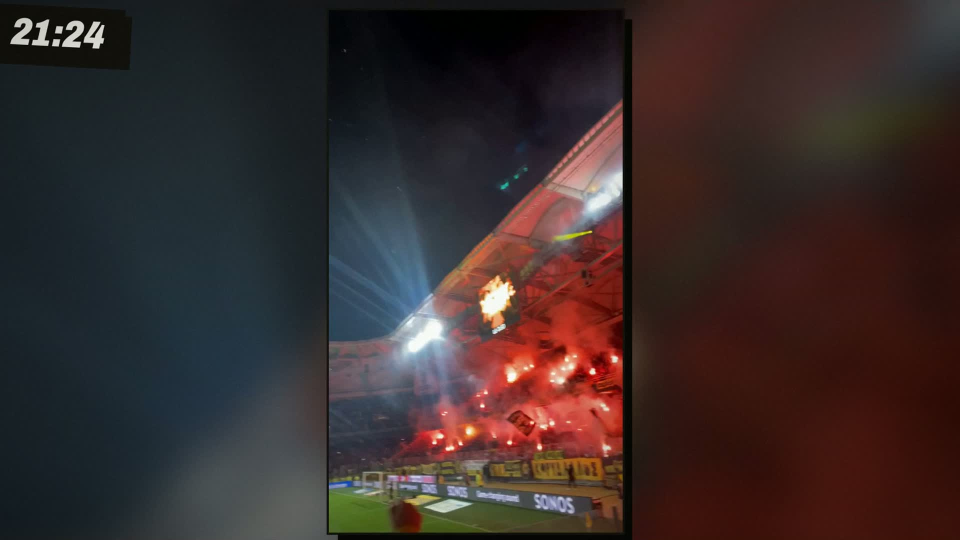
#> input picture 2023-04-26-aek-paok/film/work/thumb-src.jpg, 1920 x 1080 px (shown at 1/2 size)
$ python -i fx.py   (imports and definitions only)   (older library calls are emulated)
#> lines starting #> are read from the running program, lines starting #| are printed output that depends on the picture
"""Comic life and effects, all drawn in code: line boil, halftone shimmer, paper grain, the tone grade, and the
overlays (smoke, glass shards and glints, droplets, rain, floodlight flares and god rays, embers, speed lines,
impact stars, flash). Nothing here is a real person; nothing here is blood.

Everything is deterministic: a frame depends only on (beat, frame index, seed).
"""
from __future__ import annotations

import math
from functools import lru_cache

import cv2
import numpy as np

from comic.camera import apply

INK = np.array([21, 19, 15], np.float32)
PAPER = np.array([255, 251, 242], np.float32)


# ---------------------------------------------------------------- helpers
# [79 lines left out: functions blit, sprite_matrix, overlay, add_light, periodic_noise, _scroll and 1 more, not called in this run]


# ---------------------------------------------------------------- the look (applied to every frame)
def ink_weight(rgb: np.ndarray) -> np.ndarray:
    """Where the ink lines are: dark AND edged, widened a pixel or two and softened. 0..1."""
    g = cv2.cvtColor(rgb, cv2.COLOR_RGB2GRAY).astype(np.float32) / 255
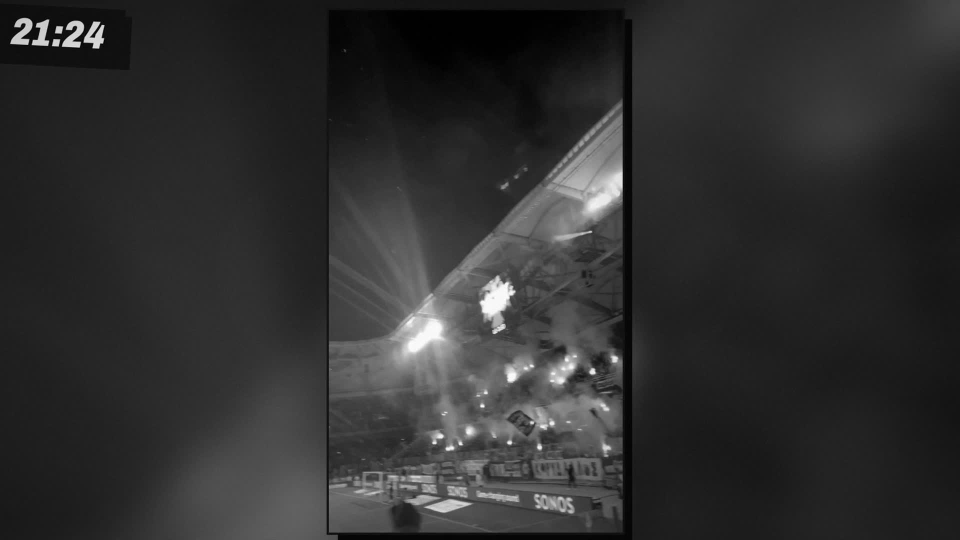
#> g: shape (1080, 1920) float32 (shown at 1/2 size); min 0, max 1, mean 0.186
    e = np.hypot(cv2.Sobel(g, cv2.CV_32F, 1, 0, ksize=3), cv2.Sobel(g, cv2.CV_32F, 0, 1, ksize=3))
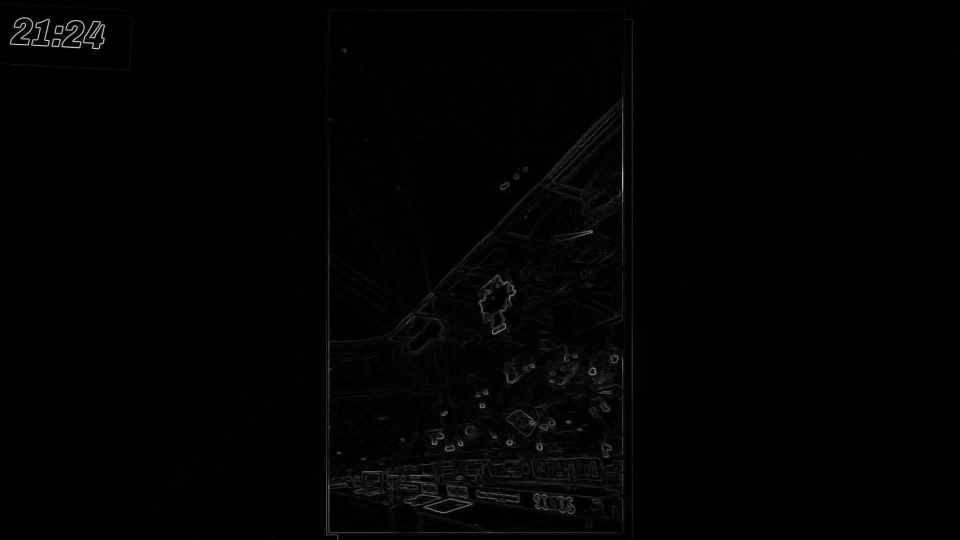
#> e: shape (1080, 1920) float32 (shown at 1/2 size); min 0, max 3.48, mean 0.0321; drawn with min black and max white
    dark = np.clip((0.55 - g) * 3.0, 0, 1)
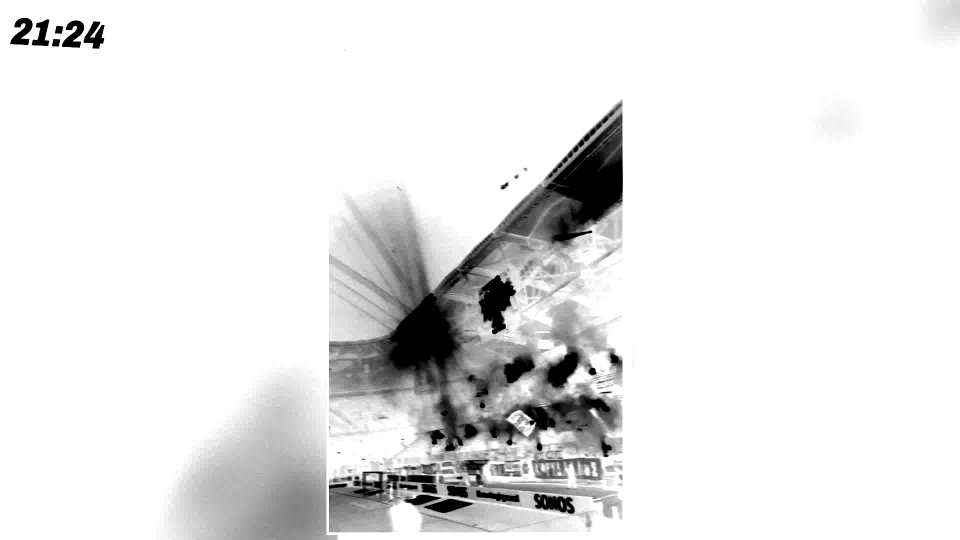
#> dark: shape (1080, 1920) float32 (shown at 1/2 size); min 0, max 1, mean 0.908
    w = np.clip(e * 2.2, 0, 1) * (0.35 + 0.65 * dark)
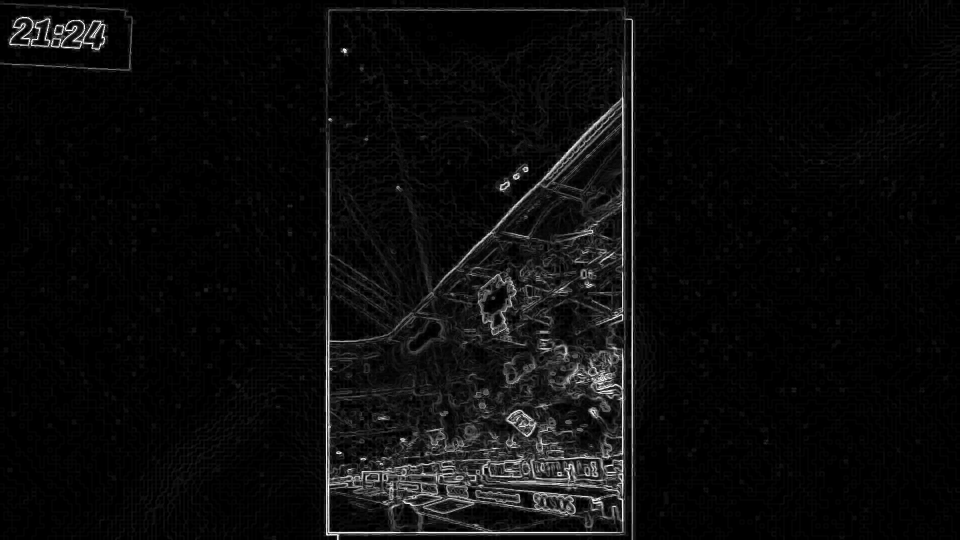
#> w: shape (1080, 1920) float32 (shown at 1/2 size); min 0, max 1, mean 0.0451
    w = cv2.dilate(w, np.ones((3, 3), np.uint8))
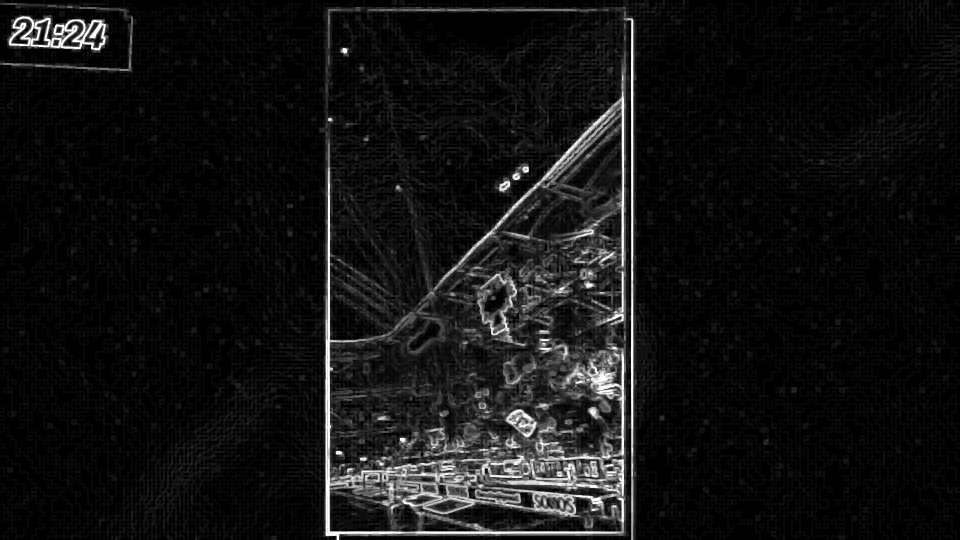
#> w: shape (1080, 1920) float32 (shown at 1/2 size); min 0, max 1, mean 0.0744
    return cv2.GaussianBlur(w, (0, 0), 1.2)


# [112 lines left out: functions boil_maps, boiled, halftone_screens, grains, vignette, _tone_luts and 2 more, not called in this run]


def _rng(ctx, salt):
    return np.random.default_rng(ctx['seed'] * 7919 + salt)


# [295 lines left out: functions shards, droplets, glint, rain, flare, embers and 11 more, not called in this run]


OVERLAYS = {'smoke': smoke, 'shards': shards, 'droplets': droplets, 'glint': glint, 'rain': rain, 'flare': flare,
            'godrays': flare, 'embers': embers, 'speedlines': speedlines, 'stars': stars, 'flash': flash,
            'flicker': flicker, 'dof': dof, 'flashbulbs': flashbulbs, 'glow': glow, 'confetti': confetti,
            'fade_black': fade_black, 'string': string}

>>> import cv2
>>> picture = cv2.cvtColor(cv2.imread('../../../2023-04-26-aek-paok/film/work/thumb-src.jpg'), cv2.COLOR_BGR2RGB)
>>> result = ink_weight(picture)
